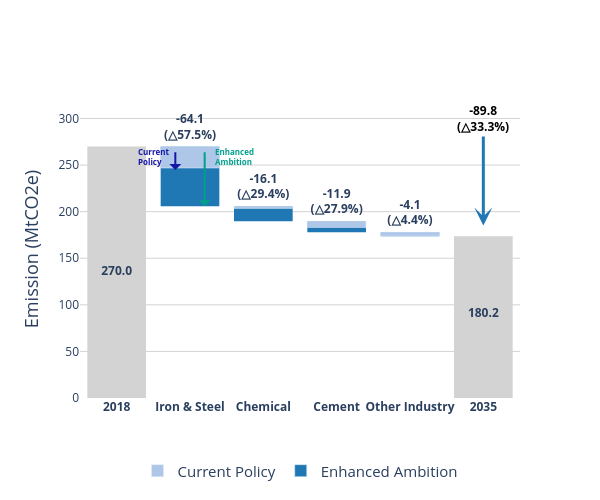

Write notebook code for a chart like this one.
### Code cell
data = pd.DataFrame({
    "category": [
        "2018",
        "Iron & Steel", "Chemical", "Cement", "Other Industry",
        "2035"
    ],
})

fig = go.Figure()

# Start and end bars
fig.add_trace(go.Waterfall(
    name="Enhanced Ambition",
    orientation="v",
    measure=["absolute"] * 1 + ["relative"] * 4 + ["total"],
    x=data["category"],
    y=[emiss_2018, steel_ep, chem_ep, cement_ep, other_ep, emiss_2035_ep],
    base=0,
    connector={"visible": False},
    decreasing={"marker": {"color": "#1f77b4"}},   # enhanced ambition
    increasing={"marker": {"color": "#FF6692"}},   # current policies
    totals={"marker": {"color": "lightgray"}},
    showlegend=False
))

# Add Current Policy overlays just for Coal categories
fig.add_trace(go.Bar(
    name="Current Policy",
    x=["Iron & Steel", "Chemical", "Cement", "Other Industry"],
    y=[steel_cp, chem_cp, cement_cp, other_cp],  # smaller reductions
    base=[steel_base, chem_base, cement_base, other_base],  # position on top of previous waterfall step
    marker_color="#AEC7E8",
    showlegend=False
))

fig.update_layout(
    width=600,
    height=500,
    font=dict(size=12),
    plot_bgcolor='white',
    paper_bgcolor='white',


)

# Add dummy scatter trace to label bar values at center
fig.add_trace(go.Scatter(
    x=["2018", "2035"],
    y=[emiss_2018 / 2, emiss_2035_ep / 2],
    mode="text",
    text=[f"<b>{emiss_2018:.1f}</b>", f"<b>{emiss_2035_ep:.1f}</b>"],
    textposition="middle center",
    showlegend=False
))

# Add dummy scatter trace to label bar values at center
fig.add_trace(go.Scatter(
    x=["Iron & Steel", "Chemical", "Cement", "Other Industry"],
    #-190.5, -73.8, -28.9, -15.9, -4.5, -4.9, -3.0, -9
    y=[x+20 for x in [steel_base, chem_base, cement_base, other_base]],
    mode="text",
    text=[f"<b>{steel_ep:.1f}<br>(△{rr_steel:.1f}%)</b>", f"<b>{chem_ep:.1f}<br>(△{rr_chem:.1f}%)</b>", f"<b>{cement_ep:.1f}<br>(△{rr_cement:.1f}%)</b>", 
          f"<b>{other_ep:.1f}<br>(△{rr_other:.1f}%)</b>"],
    textposition="middle center",
    showlegend=False
))

fig.add_trace(go.Bar(
    x=[None], y=[None],
    name="Current Policy",
    marker=dict(color="#AEC7E8"),
    showlegend=True,
    hoverinfo="skip"
))

fig.add_trace(go.Bar(
    x=[None], y=[None],
    name="Enhanced Ambition",
    marker=dict(color="#1f77b4"),
    showlegend=True,
    hoverinfo="skip"
))


fig.update_layout(
    legend=dict(
        orientation='h',
        yanchor='bottom',
        y=-0.3,
        xanchor='center',
        x=0.5,
        bgcolor='rgba(0,0,0,0)',
        borderwidth=0,
        font=dict(size=15)
    )
)

fig.update_layout(
    yaxis=dict(
        showgrid=True,
        gridcolor='lightgrey',
        title="Emission (MtCO2e)", title_font_size=18,
        tickvals=list(range(0,351, 50)),
    )
)

fig.add_annotation(
    x=5, y=emiss_2035_ep + 5,        # 7 is the index of "2035" in the x-category list
    ax=5, ay=emiss_2018 + 30,
    xref="x", yref="y",
    axref="x", ayref="y",
    text=f"<b>{rd_ttl:.1f}<br>(△{rr_ttl:.1f}%)</b>",
    showarrow=True,
    arrowhead=3,
    arrowwidth=3,
    arrowsize=1,
    arrowcolor="#1f77b4",
    font=dict(size=12, color="black"),
    align="center"
)

fig.add_annotation(
    x=1 + 0.2, y=chem_base,        # 7 is the index of "2035" in the x-category list
    ax=1 + 0.2, ay=emiss_2018 + 3,
    xref="x", yref="y",
    axref="x", ayref="y",
    # text="<b>Enhanced<br>Ambition</b>",
    showarrow=True,
    arrowhead=1,
    arrowwidth=2,
    arrowsize=1,
    arrowcolor="#00A08B",
    font=dict(size=10, color="#00A08B"),
    align="center"
)

fig.add_annotation(
    x=1 -0.2, y=emiss_2018 + steel_cp - 2,        # 7 is the index of "2035" in the x-category list
    ax=1 - 0.2, ay=emiss_2018 + 3,
    xref="x", yref="y",
    axref="x", ayref="y",
    # text="<b>CoalOut</b>",
    showarrow=True,
    arrowhead=1,
    arrowwidth=2,
    arrowsize=1,
    arrowcolor="#1616A7",
    font=dict(size=10, color="#1616A7"),
    align="center"
)


fig.update_layout(
    xaxis=dict(
        tickvals=list(range(len(data['category']))),
        ticktext=[f"<b>{cat}</b>" for cat in data['category']],
        # tickfont=dict(size=15)
    )
)

fig.add_annotation(
    text="<b>Current<br>Policy</b>",
    # xref="paper", yref="paper",
    x=1-0.5, y=259,
    showarrow=False,
    font=dict(size=8, color="#1616A7"),
    align="left"
)

fig.add_annotation(
    text="<b>Enhanced<br>Ambition</b>",
    # xref="paper", yref="paper",
    x=1+0.6, y=259,
    showarrow=False,
    font=dict(size=8, color="#00A08B"),
    align="left"
)
pio.write_image(fig, "./fig/emiss_by_industry_sector.png", width=600, height=500, scale=2)

fig

### Figure 1 — Plotly figure (JSON) as saved in the notebook; plotly's stock layout.template omitted (floating-point values rounded to 4 significant figures)
{"data": [{"base": 0, "connector": {"visible": false}, "decreasing": {"marker": {"color": "#1f77b4"}}, "increasing": {"marker": {"color": "#FF6692"}}, "measure": ["absolute", "relative", "relative", "relative", "relative", "total"], "name": "Enhanced Ambition", "orientation": "v", "showlegend": false, "totals": {"marker": {"color": "lightgray"}}, "type": "waterfall", "x": ["2018", "Iron & Steel", "Chemical", "Cement", "Other Industry", "2035"], "y": [270.0, -64.14, -16.12, -11.89, -4.11, 180.2]}, {"base": [270.0, 205.8, 189.7, 177.8], "marker": {"color": "#AEC7E8"}, "name": "Current Policy", "showlegend": false, "type": "bar", "x": ["Iron & Steel", "Chemical", "Cement", "Other Industry"], "y": [-23.16, -2.35, -6.74, -4.11]}, {"mode": "text", "showlegend": false, "text": ["<b>270.0</b>", "<b>180.2</b>"], "textposition": "middle center", "type": "scatter", "x": ["2018", "2035"], "y": [135.0, 90.09]}, {"mode": "text", "showlegend": false, "text": ["<b>-64.1<br>(△57.5%)</b>", "<b>-16.1<br>(△29.4%)</b>", "<b>-11.9<br>(△27.9%)</b>", "<b>-4.1<br>(△4.4%)</b>"], "textposition": "middle center", "type": "scatter", "x": ["Iron & Steel", "Chemical", "Cement", "Other Industry"], "y": [290.0, 225.8, 209.7, 197.8]}, {"hoverinfo": "skip", "marker": {"color": "#AEC7E8"}, "name": "Current Policy", "showlegend": true, "type": "bar", "x": [null], "y": [null]}, {"hoverinfo": "skip", "marker": {"color": "#1f77b4"}, "name": "Enhanced Ambition", "showlegend": true, "type": "bar", "x": [null], "y": [null]}], "layout": {"annotations": [{"align": "center", "arrowcolor": "#1f77b4", "arrowhead": 3, "arrowsize": 1, "arrowwidth": 3, "ax": 5, "axref": "x", "ay": 300.0, "ayref": "y", "font": {"color": "black", "size": 12}, "showarrow": true, "text": "<b>-89.8<br>(△33.3%)</b>", "x": 5, "xref": "x", "y": 185.2, "yref": "y"}, {"align": "center", "arrowcolor": "#00A08B", "arrowhead": 1, "arrowsize": 1, "arrowwidth": 2, "ax": 1.2, "axref": "x", "ay": 273.0, "ayref": "y", "font": {"color": "#00A08B", "size": 10}, "showarrow": true, "x": 1.2, "xref": "x", "y": 205.8, "yref": "y"}, {"align": "center", "arrowcolor": "#1616A7", "arrowhead": 1, "arrowsize": 1, "arrowwidth": 2, "ax": 0.8, "axref": "x", "ay": 273.0, "ayref": "y", "font": {"color": "#1616A7", "size": 10}, "showarrow": true, "x": 0.8, "xref": "x", "y": 244.8, "yref": "y"}, {"align": "left", "font": {"color": "#1616A7", "size": 8}, "showarrow": false, "text": "<b>Current<br>Policy</b>", "x": 0.5, "y": 259}, {"align": "left", "font": {"color": "#00A08B", "size": 8}, "showarrow": false, "text": "<b>Enhanced<br>Ambition</b>", "x": 1.6, "y": 259}], "font": {"size": 12}, "height": 500, "legend": {"bgcolor": "rgba(0,0,0,0)", "borderwidth": 0, "font": {"size": 15}, "orientation": "h", "x": 0.5, "xanchor": "center", "y": -0.3, "yanchor": "bottom"}, "paper_bgcolor": "white", "plot_bgcolor": "white", "width": 600, "xaxis": {"ticktext": ["<b>2018</b>", "<b>Iron & Steel</b>", "<b>Chemical</b>", "<b>Cement</b>", "<b>Other Industry</b>", "<b>2035</b>"], "tickvals": [0, 1, 2, 3, 4, 5]}, "yaxis": {"gridcolor": "lightgrey", "showgrid": true, "tickvals": [0, 50, 100, 150, 200, 250, 300, 350], "title": {"font": {"size": 18}, "text": "Emission (MtCO2e)"}}}}
